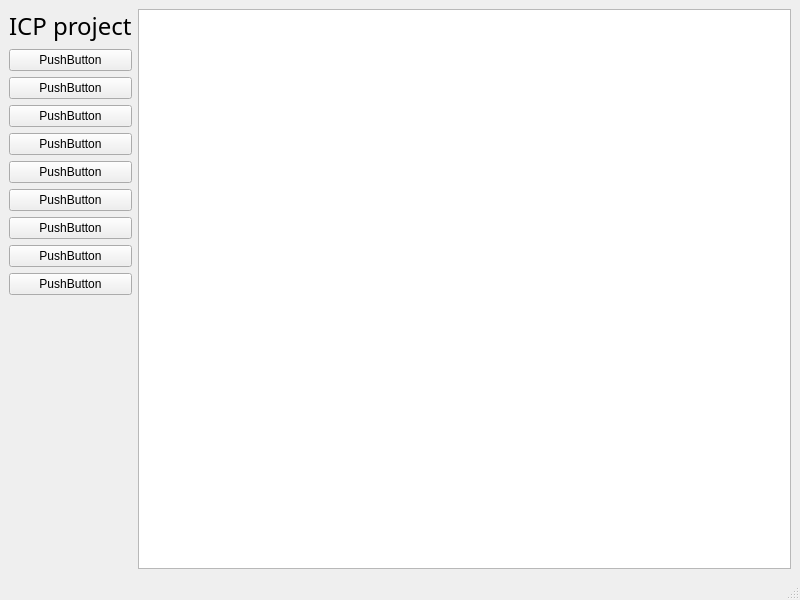
<?xml version="1.0" encoding="UTF-8"?>
<ui version="4.0">
 <class>MainWindow</class>
 <widget class="QMainWindow" name="MainWindow">
  <property name="geometry">
   <rect>
    <x>0</x>
    <y>0</y>
    <width>800</width>
    <height>600</height>
   </rect>
  </property>
  <property name="windowTitle">
   <string>MainWindow</string>
  </property>
  <widget class="QWidget" name="centralwidget">
   <layout class="QGridLayout" name="gridLayout">
    <item row="0" column="0">
     <layout class="QVBoxLayout" name="verticalLayout_2">
      <item>
       <widget class="QLabel" name="label">
        <property name="font">
         <font>
          <family>8BIT WONDER</family>
          <pointsize>18</pointsize>
         </font>
        </property>
        <property name="text">
         <string>ICP project</string>
        </property>
       </widget>
      </item>
      <item>
       <widget class="QPushButton" name="pushButton">
        <property name="text">
         <string>PushButton</string>
        </property>
       </widget>
      </item>
      <item>
       <widget class="QPushButton" name="pushButton_2">
        <property name="text">
         <string>PushButton</string>
        </property>
       </widget>
      </item>
      <item>
       <widget class="QPushButton" name="pushButton_3">
        <property name="text">
         <string>PushButton</string>
        </property>
       </widget>
      </item>
      <item>
       <widget class="QPushButton" name="pushButton_4">
        <property name="text">
         <string>PushButton</string>
        </property>
       </widget>
      </item>
      <item>
       <widget class="QPushButton" name="pushButton_5">
        <property name="text">
         <string>PushButton</string>
        </property>
       </widget>
      </item>
      <item>
       <widget class="QPushButton" name="pushButton_6">
        <property name="text">
         <string>PushButton</string>
        </property>
       </widget>
      </item>
      <item>
       <widget class="QPushButton" name="pushButton_7">
        <property name="text">
         <string>PushButton</string>
        </property>
       </widget>
      </item>
      <item>
       <widget class="QPushButton" name="pushButton_8">
        <property name="text">
         <string>PushButton</string>
        </property>
       </widget>
      </item>
      <item>
       <widget class="QPushButton" name="pushButton_9">
        <property name="text">
         <string>PushButton</string>
        </property>
       </widget>
      </item>
      <item>
       <spacer name="verticalSpacer">
        <property name="orientation">
         <enum>Qt::Vertical</enum>
        </property>
        <property name="sizeHint" stdset="0">
         <size>
          <width>20</width>
          <height>40</height>
         </size>
        </property>
       </spacer>
      </item>
     </layout>
    </item>
    <item row="0" column="2">
     <widget class="QGraphicsView" name="graphicsView"/>
    </item>
   </layout>
  </widget>
  <widget class="QMenuBar" name="menubar">
   <property name="geometry">
    <rect>
     <x>0</x>
     <y>0</y>
     <width>800</width>
     <height>24</height>
    </rect>
   </property>
  </widget>
  <widget class="QStatusBar" name="statusbar"/>
 </widget>
 <resources/>
 <connections/>
</ui>
